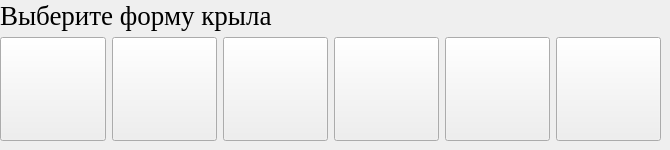
     <widget class="QWidget" name="tab_5">
      <attribute name="title">
       <string>Форма Крыльев</string>
      </attribute>
      <widget class="QWidget" name="layoutWidget">
       <property name="geometry">
        <rect>
         <x>0</x>
         <y>0</y>
         <width>661</width>
         <height>141</height>
        </rect>
       </property>
       <layout class="QVBoxLayout" name="verticalLayout">
        <item>
         <widget class="QLabel" name="label_8">
          <property name="font">
           <font>
            <family>Times New Roman</family>
            <pointsize>20</pointsize>
           </font>
          </property>
          <property name="text">
           <string>Выберите форму крыла</string>
          </property>
         </widget>
        </item>
        <item>
         <layout class="QGridLayout" name="gridLayout_2">
          <item row="1" column="0">
           <widget class="QPushButton" name="pushButton_42">
            <property name="enabled">
             <bool>true</bool>
            </property>
            <property name="sizePolicy">
             <sizepolicy hsizetype="Fixed" vsizetype="Expanding">
              <horstretch>7</horstretch>
              <verstretch>0</verstretch>
             </sizepolicy>
            </property>
            <property name="font">
             <font>
              <pointsize>48</pointsize>
             </font>
            </property>
            <property name="whatsThis">
             <string>&lt;html&gt;&lt;head/&gt;&lt;body&gt;&lt;p&gt;1233&lt;/p&gt;&lt;/body&gt;&lt;/html&gt;</string>
            </property>
            <property name="text">
             <string/>
            </property>
            <property name="icon">
             <iconset>
              <normaloff>Pic/w1.jpg</normaloff>Pic/w1.jpg</iconset>
            </property>
            <property name="iconSize">
             <size>
              <width>80</width>
              <height>80</height>
             </size>
            </property>
            <property name="checkable">
             <bool>false</bool>
            </property>
           </widget>
          </item>
          <item row="1" column="4">
           <widget class="QPushButton" name="pushButton_43">
            <property name="enabled">
             <bool>true</bool>
            </property>
            <property name="sizePolicy">
             <sizepolicy hsizetype="Fixed" vsizetype="Expanding">
              <horstretch>7</horstretch>
              <verstretch>0</verstretch>
             </sizepolicy>
            </property>
            <property name="font">
             <font>
              <pointsize>48</pointsize>
             </font>
            </property>
            <property name="text">
             <string/>
            </property>
            <property name="icon">
             <iconset>
              <normaloff>Pic/w5.jpg</normaloff>Pic/w5.jpg</iconset>
            </property>
            <property name="iconSize">
             <size>
              <width>80</width>
              <height>80</height>
             </size>
            </property>
            <property name="checkable">
             <bool>false</bool>
            </property>
           </widget>
          </item>
          <item row="1" column="2">
           <widget class="QPushButton" name="pushButton_44">
            <property name="enabled">
             <bool>true</bool>
            </property>
            <property name="sizePolicy">
             <sizepolicy hsizetype="Fixed" vsizetype="Expanding">
              <horstretch>7</horstretch>
              <verstretch>0</verstretch>
             </sizepolicy>
            </property>
            <property name="font">
             <font>
              <pointsize>48</pointsize>
             </font>
            </property>
            <property name="text">
             <string/>
            </property>
            <property name="icon">
             <iconset>
              <normaloff>Pic/w3.jpg</normaloff>Pic/w3.jpg</iconset>
            </property>
            <property name="iconSize">
             <size>
              <width>80</width>
              <height>80</height>
             </size>
            </property>
            <property name="checkable">
             <bool>false</bool>
            </property>
           </widget>
          </item>
          <item row="1" column="1">
           <widget class="QPushButton" name="pushButton_45">
            <property name="enabled">
             <bool>true</bool>
            </property>
            <property name="sizePolicy">
             <sizepolicy hsizetype="Fixed" vsizetype="Expanding">
              <horstretch>7</horstretch>
              <verstretch>0</verstretch>
             </sizepolicy>
            </property>
            <property name="font">
             <font>
              <pointsize>48</pointsize>
             </font>
            </property>
            <property name="text">
             <string/>
            </property>
            <property name="icon">
             <iconset>
              <normaloff>Pic/w2.jpg</normaloff>Pic/w2.jpg</iconset>
            </property>
            <property name="iconSize">
             <size>
              <width>80</width>
              <height>80</height>
             </size>
            </property>
            <property name="checkable">
             <bool>false</bool>
            </property>
           </widget>
          </item>
          <item row="1" column="3">
           <widget class="QPushButton" name="pushButton_46">
            <property name="enabled">
             <bool>true</bool>
            </property>
            <property name="sizePolicy">
             <sizepolicy hsizetype="Fixed" vsizetype="Expanding">
              <horstretch>7</horstretch>
              <verstretch>0</verstretch>
             </sizepolicy>
            </property>
            <property name="font">
             <font>
              <pointsize>48</pointsize>
             </font>
            </property>
            <property name="text">
             <string/>
            </property>
            <property name="icon">
             <iconset>
              <normaloff>Pic/w4.jpg</normaloff>Pic/w4.jpg</iconset>
            </property>
            <property name="iconSize">
             <size>
              <width>80</width>
              <height>80</height>
             </size>
            </property>
            <property name="checkable">
             <bool>false</bool>
            </property>
           </widget>
          </item>
          <item row="1" column="5">
           <widget class="QPushButton" name="pushButton_47">
            <property name="sizePolicy">
             <sizepolicy hsizetype="Fixed" vsizetype="Expanding">
              <horstretch>7</horstretch>
              <verstretch>0</verstretch>
             </sizepolicy>
            </property>
            <property name="font">
             <font>
              <pointsize>48</pointsize>
             </font>
            </property>
            <property name="text">
             <string/>
            </property>
            <property name="icon">
             <iconset>
              <normaloff>Pic/w6.jpg</normaloff>Pic/w6.jpg</iconset>
            </property>
            <property name="iconSize">
             <size>
              <width>80</width>
              <height>80</height>
             </size>
            </property>
           </widget>
          </item>
         </layout>
        </item>
       </layout>
      </widget>
     </widget>
